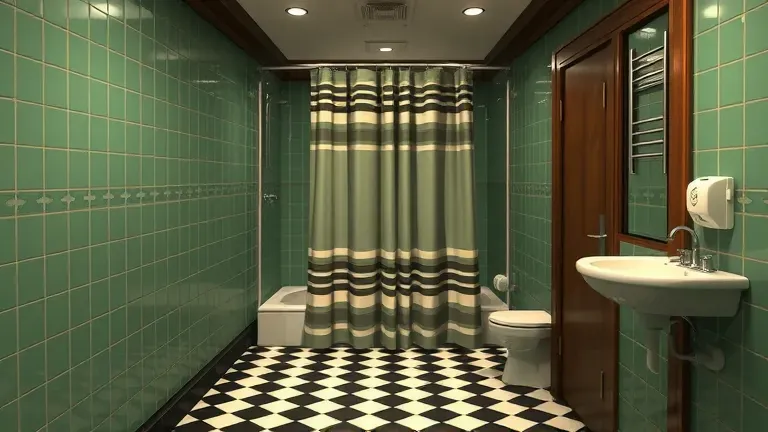
#> input picture art/bathroom-20261108/reference.png, 768 x 432 px, found by its file name
$ python harmonize-bathroom.py
#> lines starting #> are read from the running program, lines starting #| are printed output that depends on the picture
#!/usr/bin/env python3
"""Grade the four washroom facings onto one palette.

The target is the shell (tiles, floor, ceiling, wood) of the newer
2026-11-08 walls: east basins, south door, and west wall. The north
curtain is the older reference photograph, so it moves the farthest.
Fixtures stay where they are; only colour, brightness, and contrast change.
"""
import hashlib
from pathlib import Path

import numpy as np
from PIL import Image

ROOT = Path(__file__).resolve().parent
OUT = ROOT / 'bathroom-harmonized'
SRC = {
    'washroom_stall': Path('/workspace/art/bathroom-20261108/reference.png'),
    'washroom_basins': Path('/workspace/art/bathroom-20261108/washroom_basins.png'),
    'washroom_door': Path('/workspace/art/bathroom-20261108/washroom_door.png'),
    'washroom_wall': Path('/workspace/art/bathroom-20261108/washroom_wall.png'),
}
NEWER = ('washroom_basins', 'washroom_door', 'washroom_wall')
M = np.array([
    [0.4124564, 0.3575761, 0.1804375],
    [0.2126729, 0.7151522, 0.0721750],
    [0.0193339, 0.1191920, 0.9503041],
], dtype=np.float64)
MINV = np.linalg.inv(M)
WHITE = np.array([0.95047, 1.0, 1.08883])
DELTA = 6 / 29


def srgb_to_linear(c):
    x = c / 255.0
    return np.where(x <= 0.04045, x / 12.92, ((x + 0.055) / 1.055) ** 2.4)


# [4 lines left out: function linear_to_srgb, not called in this run]


def f_lab(t):
    return np.where(t > DELTA ** 3, np.cbrt(t), t / (3 * DELTA ** 2) + 4 / 29)


def f_inv(t):
    return np.where(t > DELTA, t ** 3, 3 * DELTA ** 2 * (t - 4 / 29))


# [16 lines left out: functions rgb_to_lab, lab_to_rgb, not called in this run]


def load(path):
    im = Image.open(path).convert('RGB')
#> im is the input picture: PIL image 768x432 RGB; mean R, G, B 89.8, 94.4, 65.2
    if im.size != (768, 432):
        im = im.resize((768, 432), Image.Resampling.LANCZOS)
    return np.asarray(im, dtype=np.float64)


# [30 lines left out: function shell_samples, not called in this run]


def region_means(rgb):
    """Means for the surfaces that should agree from wall to wall."""
    h, w, _ = rgb.shape
    r, g, b = rgb[..., 0], rgb[..., 1], rgb[..., 2]
    lum = 0.2126 * r + 0.7152 * g + 0.0722 * b
    tile_m = (g > r + 12) & (g > b + 8) & (lum > 55) & (lum < 190)
    picks = []
    for x0, x1 in ((0.06, 0.28), (0.72, 0.94)):
        sl = tile_m[int(h * 0.18):int(h * 0.42), int(w * x0):int(w * x1)]
        pix = rgb[int(h * 0.18):int(h * 0.42), int(w * x0):int(w * x1)][sl]
        if len(pix):
            picks.append(pix)
    tile = np.concatenate(picks).mean(axis=0)
    floor = rgb[int(h * 0.82):int(h * 0.96), int(w * 0.28):int(w * 0.72)].reshape(-1, 3)
    fl = floor @ np.array([0.2126, 0.7152, 0.0722])
    cream = floor[fl > 150].mean(axis=0)
    black = floor[fl < 55].mean(axis=0)
    ceil = rgb[int(h * 0.015):int(h * 0.07), int(w * 0.38):int(w * 0.62)].reshape(-1, 3)
    cl = ceil @ np.array([0.2126, 0.7152, 0.0722])
    ceil = ceil[(cl > 80) & (cl < 200)].mean(axis=0)
    return {'black': black, 'tile': tile, 'cream': cream, 'ceil': ceil}


def lut_for(src, dst):
    xs = [0.0, float(src['black']), float(src['tile']), float(src['cream']), 255.0]
    ys = [0.0, float(dst['black']), float(dst['tile']), float(dst['cream']), 255.0]
    order = np.argsort(xs)
    xs = [xs[i] for i in order]
    ys = [ys[i] for i in order]
    clean_x, clean_y = [], []
    for x, y in zip(xs, ys):
        if clean_x and x <= clean_x[-1] + 0.4:
            continue
        clean_x.append(x)
        clean_y.append(y)
    for i in range(1, len(clean_y)):
        if clean_y[i] < clean_y[i - 1]:
            clean_y[i] = clean_y[i - 1]
    return np.interp(np.arange(256), clean_x, clean_y)


def apply_luts(rgb, luts):
    out = np.empty_like(rgb)
    idx = np.clip(np.rint(rgb), 0, 255).astype(np.uint8)
    for ch in range(3):
        out[..., ch] = luts[ch][idx[..., ch]]
    return out


def feather_offset(rgb, y0, y1, delta, keep):
    """Add a vertical feather of `delta` where `keep` is true."""
    h = rgb.shape[0]
    yy = np.linspace(0, 1, h)[:, None]
    if y1 <= y0:
        return rgb
    ramp = np.clip((yy - y0) / max(y1 - y0, 1e-3), 0, 1)
    # Peak in the middle of the band, zero at the edges.
    weight = np.sin(ramp * np.pi) ** 2
    mask = keep.astype(np.float64) * weight
    return np.clip(rgb + delta * mask[..., None], 0, 255)


def grade(rgb, target):
    src = region_means(rgb)
    dst = {k: np.array(target[k], dtype=np.float64) for k in ('black', 'tile', 'cream')}
    out = rgb
    for _ in range(3):
        luts = [lut_for(
            {k: src[k][ch] for k in ('black', 'tile', 'cream')},
            {k: dst[k][ch] for k in ('black', 'tile', 'cream')},
        ) for ch in range(3)]
        out = apply_luts(rgb, luts)
        got = region_means(out)
        for key in dst:
            dst[key] = np.clip(dst[key] - (got[key] - target[key]), 0, 255)
        # Keep the anchors in shadow → tile → highlight order.
        dst['tile'] = np.maximum(dst['tile'], dst['black'] + 8)
        dst['cream'] = np.maximum(dst['cream'], dst['tile'] + 20)
    r, g, b = out[..., 0], out[..., 1], out[..., 2]
    lum = 0.2126 * r + 0.7152 * g + 0.0722 * b
    # Ceiling paint only: leave the lamp cores and the green tile alone.
    ceil_keep = (lum > 70) & (lum < 215) & ~((g > r + 10) & (g > b))
    ceil_now = region_means(out)['ceil']
    out = feather_offset(out, 0.0, 0.09, (target['ceil'] - ceil_now) * 0.9, ceil_keep)
    return np.clip(out, 0, 255)


def main():
    OUT.mkdir(exist_ok=True)
    rgb = {name: load(path) for name, path in SRC.items()}
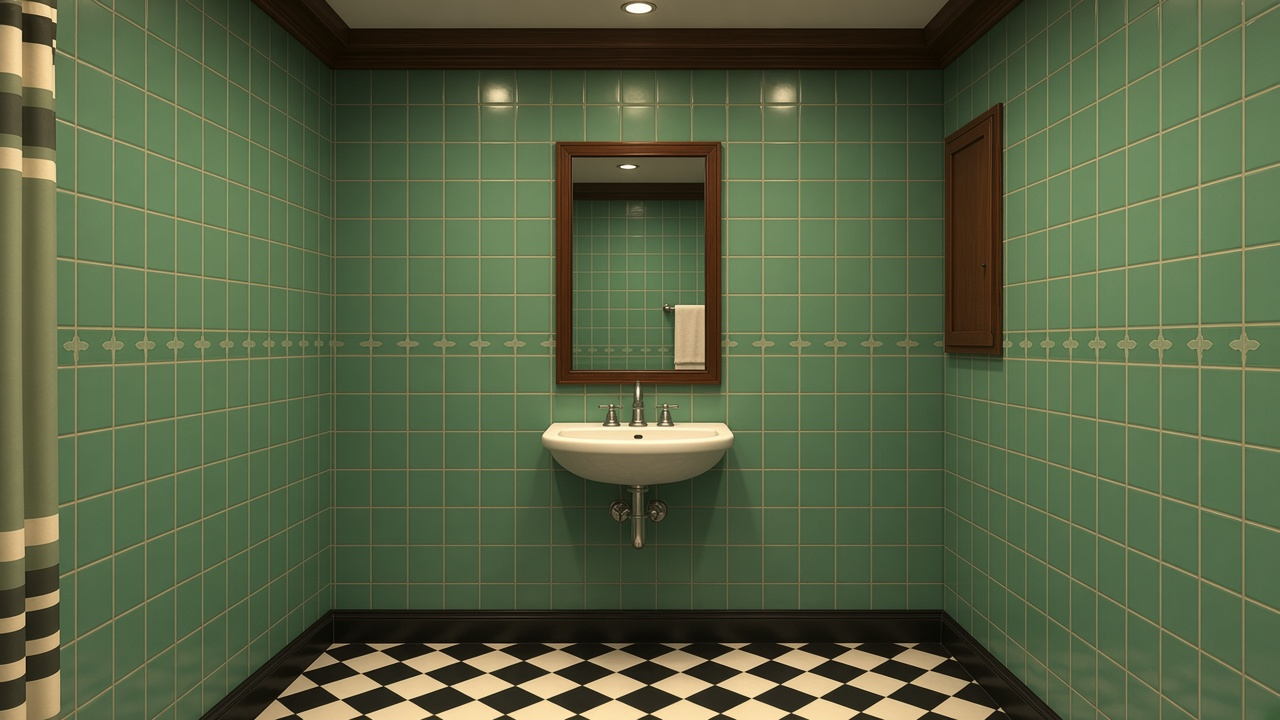
#> input picture art/bathroom-20261108/washroom_basins.png, 1280 x 720 px, found by its file name
#> in load, im is the input picture: PIL image 1280x720 RGB; mean R, G, B 86.4, 98.9, 67.5
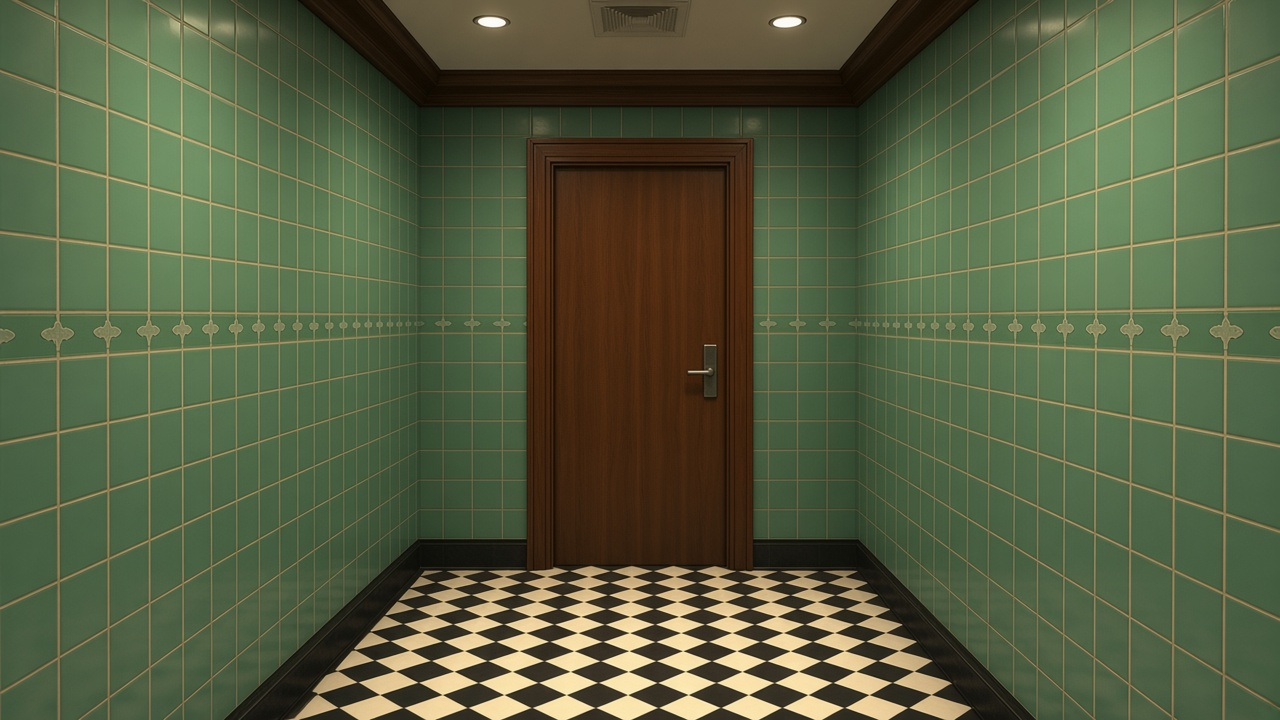
#> input picture art/bathroom-20261108/washroom_door.png, 1280 x 720 px, found by its file name
#> in load, im is the input picture: PIL image 1280x720 RGB; mean R, G, B 84.6, 93.5, 64.1
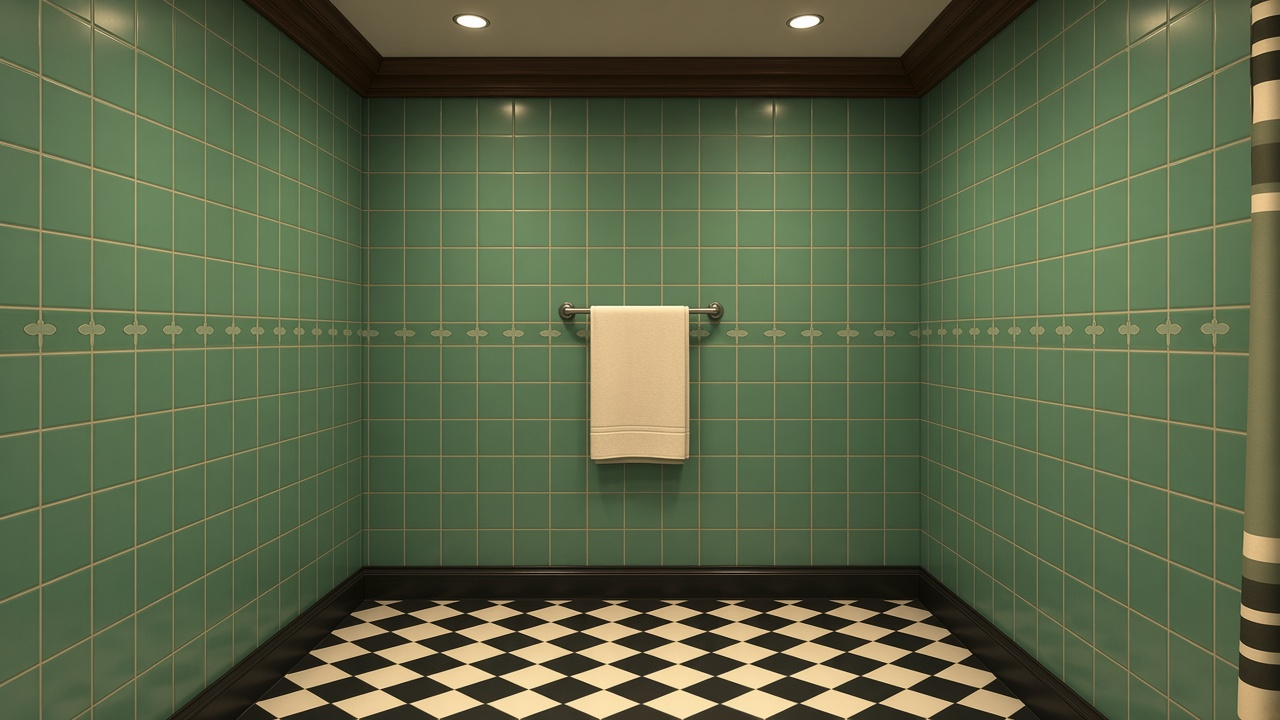
#> input picture art/bathroom-20261108/washroom_wall.png, 1280 x 720 px, found by its file name
#> in load, im is the input picture: PIL image 1280x720 RGB; mean R, G, B 90, 101.5, 71.1
#> rgb = 4 items
    means = {name: region_means(arr) for name, arr in rgb.items()}
#> means = 4 items
    target = {key: np.mean([means[name][key] for name in NEWER], axis=0) for key in means['washroom_door']}
#> target = {'black': [37.14, 33.09, 22.39], 'tile': [97.91, 124.2, 85.39], 'cream': [221.5, 195.3, 148.4], 'ceil': [106.1, 94.69, 68.01]}
    print('target tile', target['tile'].round(1), 'cream', target['cream'].round(1), 'black', target['black'].round(1), 'ceil', target['ceil'].round(1))
#| target tile [ 97.9 124.2  85.4] cream [221.5 195.3 148.4] black [37.1 33.1 22.4] ceil [106.1  94.7  68. ]
    for name, arr in rgb.items():
        graded = grade(arr, target)
        path = OUT / f'{name}.webp'
        Image.fromarray(graded.astype(np.uint8)).save(path, format='WEBP', quality=85, method=6)
        digest = hashlib.sha256(path.read_bytes()).hexdigest()
        after = region_means(graded)
        print(name, digest)
        for key in ('tile', 'cream', 'black', 'ceil'):
            err = after[key] - target[key]
            print(f'  {key:6} {after[key].round(1)} err {err.round(1)}')
#> this loop made 4 passes
#> (name, ceil_now in grade) on passes 1 to 3: ('washroom_stall', [96.52, 86.74, 67.14]), ('washroom_basins', [104.7, 96.93, 70.69]), ('washroom_door', [101.7, 85.16, 60.5])
#> (printed output is left out)
#> pass 1, in region_means (call 5), `r, g, b = rgb[..., 0], rgb[..., 1], rgb[..., 2]`:
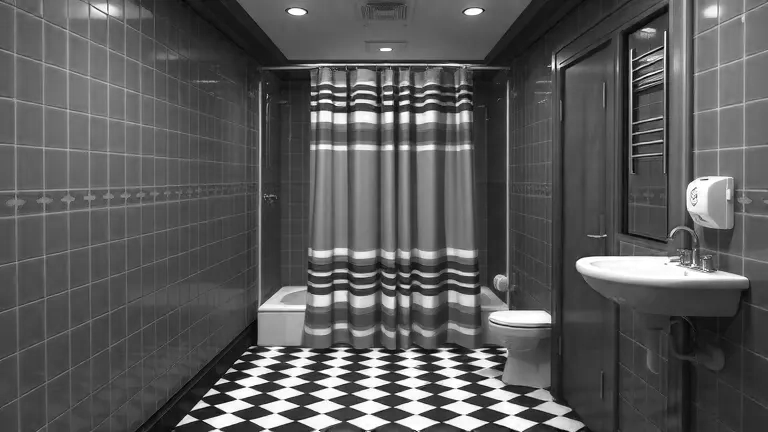
#> r: shape (432, 768) float64; min 0, max 255, mean 89.8
#> pass 1, in region_means (call 5), `r, g, b = rgb[..., 0], rgb[..., 1], rgb[..., 2]`:
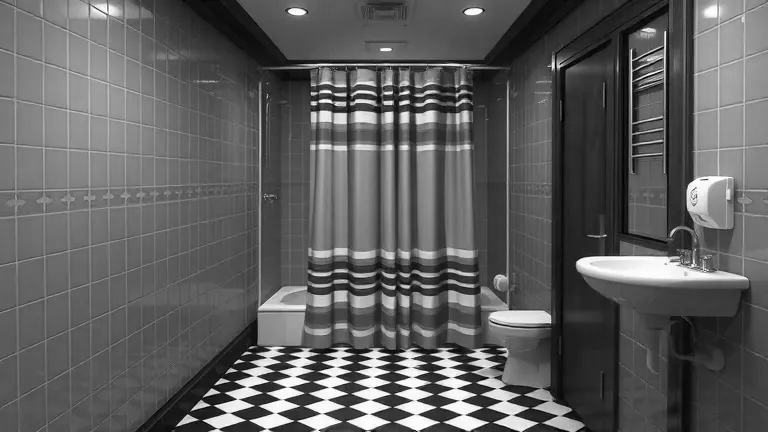
#> g: shape (432, 768) float64; min 0, max 255, mean 94.4
#> pass 1, in region_means (call 5), `r, g, b = rgb[..., 0], rgb[..., 1], rgb[..., 2]`:
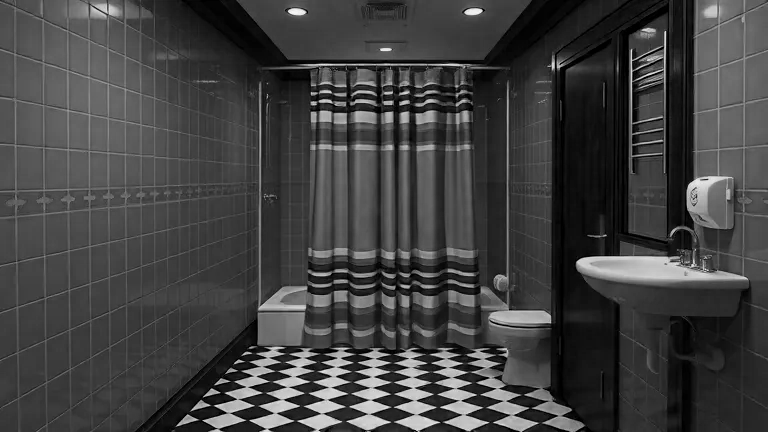
#> b: shape (432, 768) float64; min 0, max 251, mean 65.2


if __name__ == '__main__':
    main()
